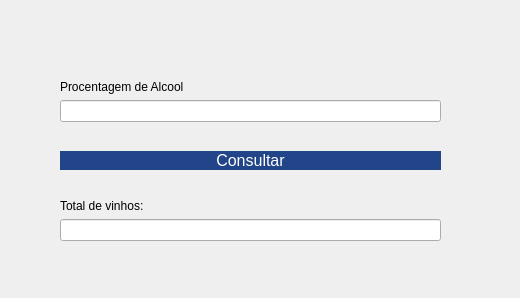
<?xml version="1.0" encoding="UTF-8"?>
<ui version="4.0">
 <class>fm_consultarAlcool</class>
 <widget class="QDialog" name="fm_consultarAlcool">
  <property name="geometry">
   <rect>
    <x>0</x>
    <y>0</y>
    <width>520</width>
    <height>298</height>
   </rect>
  </property>
  <property name="windowTitle">
   <string>Alcool</string>
  </property>
  <property name="styleSheet">
   <string notr="true">QPushButton{
background:#248;
color:#fff;
font-size:12pt;
border:none;
border-radius:10px;
}
QPushButton:hover{
	background:#fff;
	color:#248;
	font-size:12pt;
	border:none;
	border-radius:10px;
}
</string>
  </property>
  <widget class="QWidget" name="">
   <property name="geometry">
    <rect>
     <x>60</x>
     <y>80</y>
     <width>381</width>
     <height>161</height>
    </rect>
   </property>
   <layout class="QVBoxLayout" name="verticalLayout_4">
    <item>
     <layout class="QVBoxLayout" name="verticalLayout_2">
      <item>
       <layout class="QVBoxLayout" name="verticalLayout">
        <item>
         <widget class="QLabel" name="label">
          <property name="text">
           <string>Procentagem de Alcool</string>
          </property>
         </widget>
        </item>
        <item>
         <widget class="QLineEdit" name="lineEditSearchAlcool"/>
        </item>
       </layout>
      </item>
      <item>
       <spacer name="verticalSpacer">
        <property name="orientation">
         <enum>Qt::Vertical</enum>
        </property>
        <property name="sizeHint" stdset="0">
         <size>
          <width>20</width>
          <height>40</height>
         </size>
        </property>
       </spacer>
      </item>
      <item>
       <widget class="QPushButton" name="pushButton">
        <property name="text">
         <string>Consultar</string>
        </property>
       </widget>
      </item>
     </layout>
    </item>
    <item>
     <spacer name="verticalSpacer_2">
      <property name="orientation">
       <enum>Qt::Vertical</enum>
      </property>
      <property name="sizeHint" stdset="0">
       <size>
        <width>20</width>
        <height>40</height>
       </size>
      </property>
     </spacer>
    </item>
    <item>
     <layout class="QVBoxLayout" name="verticalLayout_3">
      <item>
       <widget class="QLabel" name="label_2">
        <property name="text">
         <string>Total de vinhos:</string>
        </property>
       </widget>
      </item>
      <item>
       <widget class="QLineEdit" name="lineEditResultAlcool"/>
      </item>
     </layout>
    </item>
   </layout>
  </widget>
 </widget>
 <resources/>
 <connections/>
</ui>
